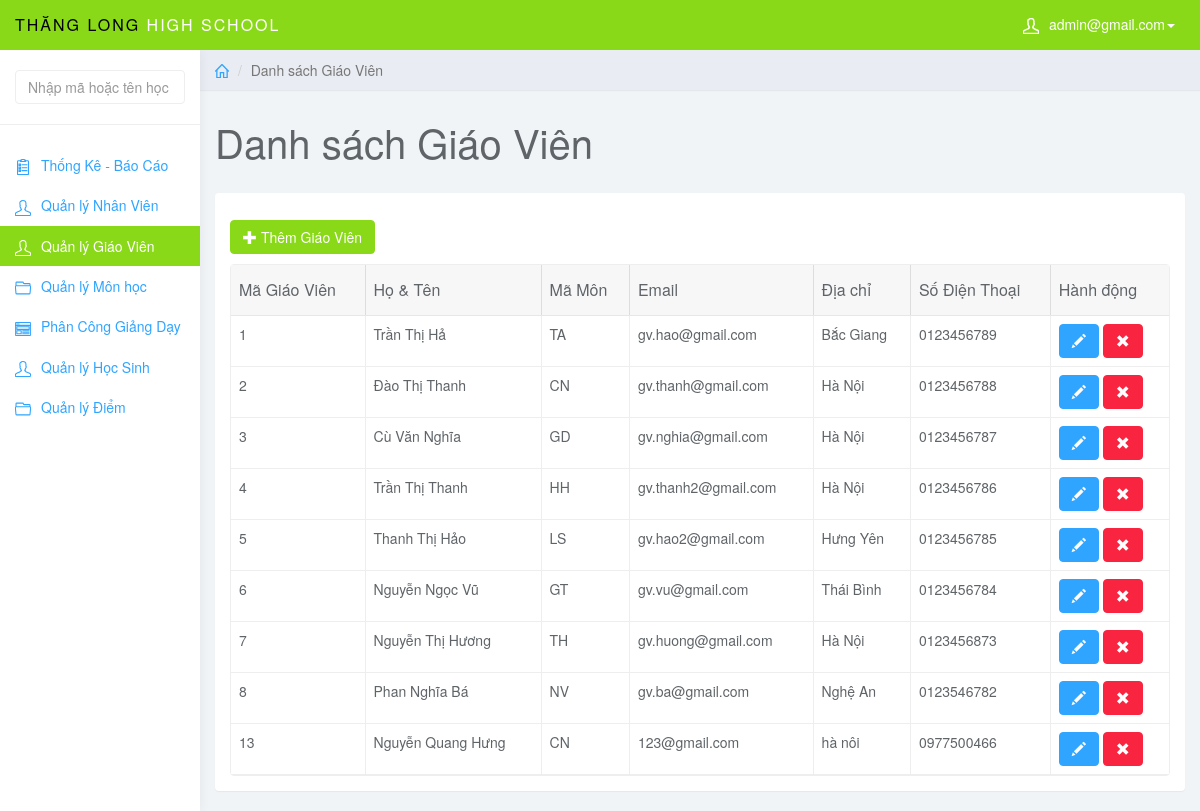
The app's page /admin/index.php?page=teacher (signed in) with its own data.
### tables this page shows
CREATE TABLE `giaovien` (
  `MaGV` int NOT NULL,
  `MaMonHoc` varchar(5) NOT NULL,
  `TenGV` varchar(50) NOT NULL,
  `DiaChi` varchar(50) NOT NULL,
  `SDT` varchar(11) NOT NULL,
  `gv_mail` varchar(50) NOT NULL,
  `gv_pass` varchar(50) NOT NULL,
  PRIMARY KEY (`MaGV`),
  UNIQUE KEY `SDT` (`SDT`),
  KEY `fk_gv_mh` (`MaMonHoc`),
  CONSTRAINT `fk_gv_mh` FOREIGN KEY (`MaMonHoc`) REFERENCES `monhoc` (`MaMonHoc`)
);

### admin/teacher.php (the view, shortened to what this page needs)
<?php
$sql = "SELECT * FROM giaovien ORDER BY MaGV ASC";
$query = mysqli_query($conn, $sql);
?>
<div class="col-sm-9 col-sm-offset-3 col-lg-10 col-lg-offset-2 main">
    <div class="row">
        <ol class="breadcrumb">
            <li><a href="index.php"><svg class="glyph stroked home">
                        <use xlink:href="#stroked-home"></use>
                    </svg></a></li>
            <li class="active">Danh sách Giáo Viên</li>
        </ol>
    </div>
    <div class="row">
        <div class="col-lg-12">
            <h1 class="page-header">Danh sách Giáo Viên</h1>
        </div>
    </div>
    <div id="toolbar" class="btn-group">
        <a href="index.php?page=add_teacher" class="btn btn-success">
            <i class="glyphicon glyphicon-plus"></i> Thêm Giáo Viên
        </a>
    </div>
    <div class="row">
        <div class="col-lg-12">
            <div class="panel panel-default">
                <div class="panel-body">
                    <table data-toolbar="#toolbar" data-toggle="table">
                        <thead>
                            <tr>
                                <th data-field="id" data-sortable="true">Mã Giáo Viên</th>
                                <th data-field="name" data-sortable="true">Họ & Tên</th>
                                <th>Mã Môn</th>
                                <th data-field="price" data-sortable="true">Email</th>
                                <th>Địa chỉ</th>
                                <th>Số Điện Thoại</th>
                                <th>Hành động</th>
                            </tr>
                        </thead>
                        <tbody>
                            <?php while ($row = mysqli_fetch_assoc($query)) {
                            ?>
                            <tr>
                                <td style=""><?php echo $row['MaGV']; ?></td>
                                <td style=""><?php echo $row['TenGV']; ?></td>
                                <td style=""><?php echo $row['MaMonHoc']; ?></td>
                                <td style=""><?php echo $row['gv_mail']; ?></td>
                                <td style=""><?php echo $row['DiaChi']; ?></td>
                                <td style=""><?php echo $row['SDT']; ?></td>
                                <td class="form-group">
                                    <a href="index.php?page=edit_teacher&teacher_id=<?php echo $row['MaGV']; ?>"
                                        class="btn btn-primary"><i class="glyphicon glyphicon-pencil"></i></a>
                                    <a onclick=" return thongbao();"
                                        href="del_teacher.php?teacher_id=<?php echo $row['MaGV']; ?>"
                                        class="btn btn-danger"><i class="glyphicon glyphicon-remove"></i></a>
                                </td>
                            </tr>
                            <?php } ?>
                        </tbody>
                    </table>
                </div>
            </div>
        </div>
    </div>
</div>

### admin/css/styles.css (style rules this page uses)
body { background: #f1f4f7; padding-top: 50px; color: #5f6468; }
a, a:hover, a:focus { color: #30a5ff; }
h1, h2, h3, h4, h5, h6 { color: #5f6468; }
h1 { font-weight: 300; font-size: 40px; }
.btn-primary, .btn-primary:hover, .btn-primary:focus, .btn-primary:active, .btn-primary.active, .open > .dropdown-toggle.btn-primary, .btn-primary.disabled, .btn-primary[disabled], fieldset[disabled] .btn-primary, .btn-primary.disabled:hover, .btn-primary[disabled]:hover, fieldset[disabled] .btn-primary:hover, .btn-primary.disabled:focus, .btn-primary[disabled]:focus, fieldset[disabled] .btn-primary:focus, .btn-primary.disabled:active, .btn-primary[disabled]:active, fieldset[disabled] .btn-primary:active, .btn-primary.disabled.active, .btn-primary[disabled].active, fieldset[disabled] .btn-primary.active { background-color: #30a5ff; border-color: #30a5ff; }
.btn-success, .btn-success:hover, .btn-success:focus, .btn-success:active, .btn-success.active, .open > .dropdown-toggle.btn-success, .btn-success.disabled, .btn-success[disabled], fieldset[disabled] .btn-success, .btn-success.disabled:hover, .btn-success[disabled]:hover, fieldset[disabled] .btn-success:hover, .btn-success.disabled:focus, .btn-success[disabled]:focus, fieldset[disabled] .btn-success:focus, .btn-success.disabled:active, .btn-success[disabled]:active, fieldset[disabled] .btn-success:active, .btn-success.disabled.active, .btn-success[disabled].active, fieldset[disabled] .btn-success.active { background-color: #8ad919; border-color: #8ad919; }
.btn-danger, .btn-danger:hover, .btn-danger:focus, .btn-danger:active, .btn-danger.active, .open > .dropdown-toggle.btn-danger, .btn-danger.disabled, .btn-danger[disabled], fieldset[disabled] .btn-danger, .btn-danger.disabled:hover, .btn-danger[disabled]:hover, fieldset[disabled] .btn-danger:hover, .btn-danger.disabled:focus, .btn-danger[disabled]:focus, fieldset[disabled] .btn-danger:focus, .btn-danger.disabled:active, .btn-danger[disabled]:active, fieldset[disabled] .btn-danger:active, .btn-danger.disabled.active, .btn-danger[disabled].active, fieldset[disabled] .btn-danger.active { background-color: #f9243f; border-color: #f9243f; }
.panel { border: 0; }
.breadcrumb { border-radius: 0; padding: 10px 15px; background: #e9ecf2; box-shadow: 0 1px 1px rgba(0, 0, 0, .05); margin: 0 ; }
h1.page-header { margin-top: 30px; border-bottom: 0; }
.table { background: #fff; }
.breadcrumb .glyph { height: 14px; width: 14px; margin: -2px 0 0 0; stroke-width: 4px; }

### records on screen
giaovien: MaGV "1", TenGV "Trần Thị Hả", MaMonHoc "TA", gv_mail "gv.hao@gmail.com", DiaChi "Bắc Giang", SDT "0123456789"
giaovien: MaGV "2", TenGV "Đào Thị Thanh", MaMonHoc "CN", gv_mail "gv.thanh@gmail.com", DiaChi "Hà Nội", SDT "0123456788"
giaovien: MaGV "3", TenGV "Cù Văn Nghĩa", MaMonHoc "GD", gv_mail "gv.nghia@gmail.com", DiaChi "Hà Nội", SDT "0123456787"
giaovien: MaGV "4", TenGV "Trần Thị Thanh", MaMonHoc "HH", gv_mail "gv.thanh2@gmail.com", DiaChi "Hà Nội", SDT "0123456786"
giaovien: MaGV "5", TenGV "Thanh Thị Hảo", MaMonHoc "LS", gv_mail "gv.hao2@gmail.com", DiaChi "Hưng Yên", SDT "0123456785"
giaovien: MaGV "6", TenGV "Nguyễn Ngọc Vũ", MaMonHoc "GT", gv_mail "gv.vu@gmail.com", DiaChi "Thái Bình", SDT "0123456784"
giaovien: MaGV "7", TenGV "Nguyễn Thị Hương", MaMonHoc "TH", gv_mail "gv.huong@gmail.com", DiaChi "Hà Nội", SDT "0123456873"
giaovien: MaGV "8", TenGV "Phan Nghĩa Bá", MaMonHoc "NV", gv_mail "gv.ba@gmail.com", DiaChi "Nghệ An", SDT "0123546782"
giaovien: MaGV "13", TenGV "Nguyễn Quang Hưng", MaMonHoc "CN", gv_mail "123@gmail.com", DiaChi "hà nôi", SDT "0977500466"

### other values on screen
$_SESSION['mail_user'] "admin@gmail.com"
